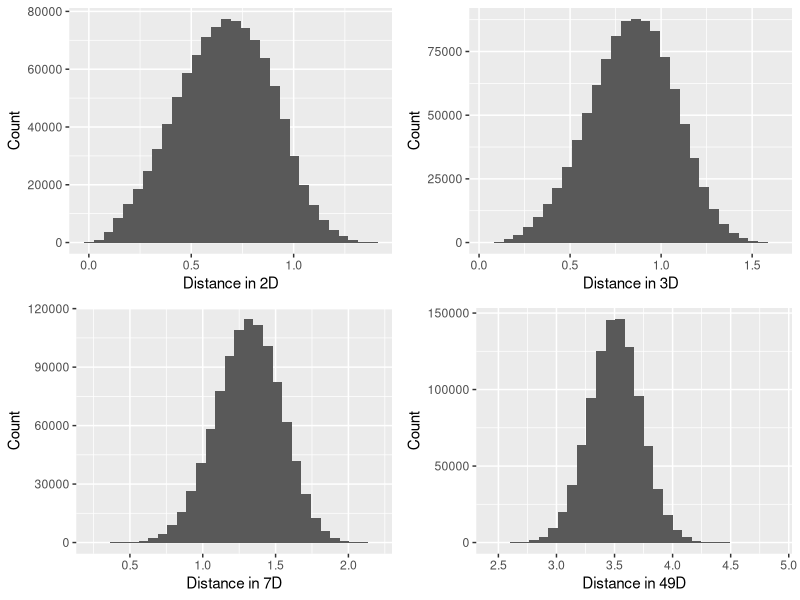

Write R code to recreate this figure. (Note: a time limit stopped this script after it produced the figure.)
# curse_of_dimensionality.R
# author: Bradley Mitchell

library(ggplot2)
library(grid)
library(gridExtra)

# Get distances between m points in n dimensions
getDistances <- function(m,n){
  M <- matrix(runif(n*m), ncol=n)
  Mdist <- M %*% t(M)
  Mdist <- sqrt(Mdist)
  return(as.vector(Mdist))
}

p2 <- qplot(getDistances(1000,2), xlab='Distance in 2D', ylab='Count')
p3 <- qplot(getDistances(1000,3), xlab='Distance in 3D', ylab='Count')
p7 <- qplot(getDistances(1000,7), xlab='Distance in 7D', ylab='Count')
p49 <- qplot(getDistances(1000,49), xlab='Distance in 49D', ylab='Count')

grid.arrange(p2, p3, p7, p49)

meanVec <- rep(0,999)
sdVec <- rep(0,999)

# Calculate mean and standard deviation of distances for each number of dimensions
for(i in 2:1000){
  vdist <- getDistances(1000,i)
  meanVec[i-1] <- mean(vdist)
  sdVec[i-1] <- sd(vdist)
  print(i)
}

mydata <- data.frame(meandist=meanVec, sddist=sdVec)

ggplot(data=mydata, aes(x=c(2:1000), y=mydata$meandist)) + geom_line() + 
  xlab('Number of Dimensions') + ylab('Mean Distance') + 
  ggtitle('Mean distance between random points with \n increasing number of dimensions')

ggplot(data=mydata, aes(x=c(2:1000), y=mydata$sddist)) + geom_point(shape=1) + geom_smooth(method=lm, se=FALSE) +
  xlab('Number of Dimensions') + ylab('Standard Deviation of Distance') + 
  ggtitle('Standard deviation of distance between random points \n with increasing number of dimensions')

# Volume of a hypersphere with n dimensions and radius r
nballVolume <- function(n, r){
  m <- n/2
  a <- pi^(m)
  b <- gamma(m+1)
  c <- r^n
  return((a/b)*c)
}

nbvol <- rep(0,18)
for (i in 3:20){
  nbvol[i-2] <- nballVolume(i,0.5)
}

mydata2 <- data.frame(num_dims=c(3:20), ratio=nbvol)
ggplot(data=mydata2, aes(x=mydata2$num_dims, y=mydata2$ratio)) + geom_line() +
  xlab('Number of Dimensions') + ylab('Ratio of Volumes') + 
  ggtitle('Ratio of volumes of hypersphere to hypercube \n with increasing number of dimensions')
